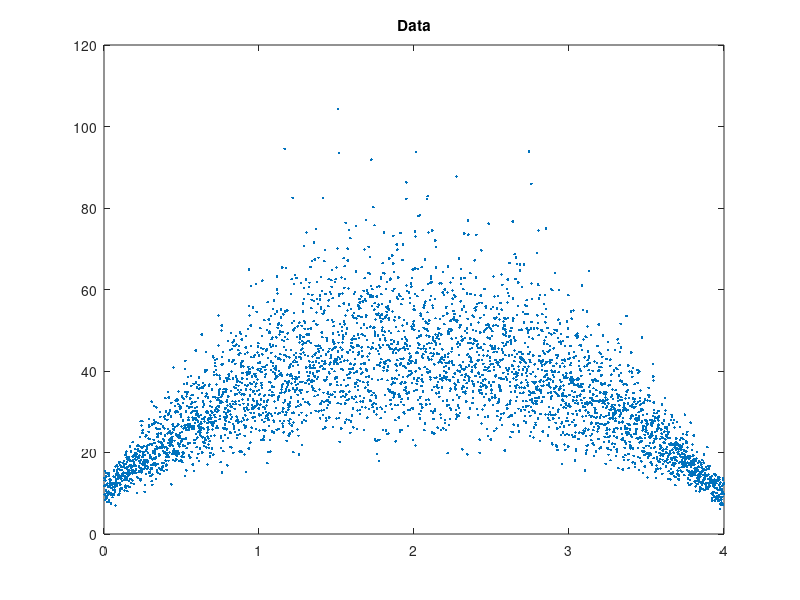

Here is the MATLAB script that generated this plot: (Note: this script raises an error after producing the figure.)
%% Simple Example
X = (0:.001:4)';
n = size(X, 1);
Y = gamrnd(9, 4-(X-2).^2) + normrnd(0, 2, n, 1) + 10;
%Y = normrnd(4-(X-2).^2, 1) + normrnd(0, 2, n, 1) + 10;
plot(X, Y, '.');
title('Data');
design_mat = [ones(size(X, 1), 1), X, X.^2];
p = size(design_mat, 2);

% Fitting a Gamma GLM
[b_gamma, dev_gamma, stats_gamma] = glmfit(design_mat, Y, 'gamma', 'link', 'identity', 'constant', 'off');
mu_hat_gamma = design_mat*b_gamma;
figure;
plot(X, Y, '.');
hold on;
plot(X, mu_hat_gamma, 'LineWidth', 2);
title('Gamma model');
hold off;

% Fitting a Normal GLM
[b_normal, dev_normal, stats_normal] = glmfit(design_mat, Y, 'normal', 'constant', 'off');
mu_hat_normal = design_mat*b_normal;
figure;
plot(X, Y, '.');
hold on;
plot(X, mu_hat_normal, 'LineWidth', 2);
title('Normal model');
hold off;

% Constructing the CI's for observations
% Normal model
Y_hat = design_mat*b_normal;
sigma_hat = sqrt((sum((Y-Y_hat).^2))/(n-p));
figure;
plot(X, Y, '.');
hold on;
plot(X, mu_hat_normal, 'LineWidth', 2);
plot(X, mu_hat_normal + 1.96*sigma_hat, 'LineWidth', 2);
plot(X, mu_hat_normal - 1.96*sigma_hat, 'LineWidth', 2);
title('Normal model');
hold off;

% Gamma model
v = (6+2*dev_gamma/n)/(dev_gamma/n*(6+dev_gamma/n));
sigma_hat = sqrt(mu_hat_gamma.^2/v);
figure;
plot(X, Y, '.');
hold on;
plot(X, mu_hat_gamma, 'LineWidth', 2);
plot(X, mu_hat_gamma + 1.96*sigma_hat, 'LineWidth', 2);
plot(X, mu_hat_gamma - 1.96*sigma_hat, 'LineWidth', 2);
title('Gamma model');
hold off;

%% More Complicated Example
X = (0:.001:4)';
n = size(X, 1);
%Y = sin(3*X) + normrnd(0, 1, n, 1) + 10;
Y = sin(3*X) + normrnd(0, sin(3*X)/10 + .1, n, 1) + 3;
plot(X, Y, '.');
title('Data');
design_mat = [ones(size(X, 1), 1), X, X.^2, X.^3, X.^4, X.^5, X.^6, X.^7];
p = size(design_mat, 2);

% Fitting a Gamma GLM
[b_gamma, dev_gamma, stats_gamma] = glmfit(design_mat, Y, 'gamma', 'link', 'identity', 'constant', 'off');
mu_hat_gamma = design_mat*b_gamma;
figure;
plot(X, Y, '.');
hold on;
plot(X, mu_hat_gamma, 'LineWidth', 2);
title('Gamma model');
hold off;

% Fitting a Normal GLM
[b_normal, dev_normal, stats_normal] = glmfit(design_mat, Y, 'normal', 'constant', 'off');
mu_hat_normal = design_mat*b_normal;
figure;
plot(X, Y, '.');
hold on;
plot(X, mu_hat_normal, 'LineWidth', 2);
title('Normal model');
hold off;
 
% Constructing the CI's for observations
% Normal model
Y_hat = design_mat*b_normal;
sigma_hat = sqrt((sum((Y-Y_hat).^2))/(n-p));
figure;
plot(X, Y, '.');
hold on;
plot(X, mu_hat_normal, 'LineWidth', 2);
plot(X, mu_hat_normal + 1.96*sigma_hat, 'LineWidth', 2);
plot(X, mu_hat_normal - 1.96*sigma_hat, 'LineWidth', 2);
title('Normal model');
hold off;

% Gamma model
Y_hat = design_mat*b_normal;
v = (6+2*dev_gamma/n)/(dev_gamma/n*(6+dev_gamma/n));
sigma_hat = sqrt(mu_hat_gamma.^2/v);
figure;
plot(X, Y, '.');
hold on;
plot(X, mu_hat_gamma, 'LineWidth', 2);
plot(X, mu_hat_gamma + 1.96*sigma_hat, 'LineWidth', 2);
plot(X, mu_hat_gamma - 1.96*sigma_hat, 'LineWidth', 2);
title('Gamma model');
hold off;


